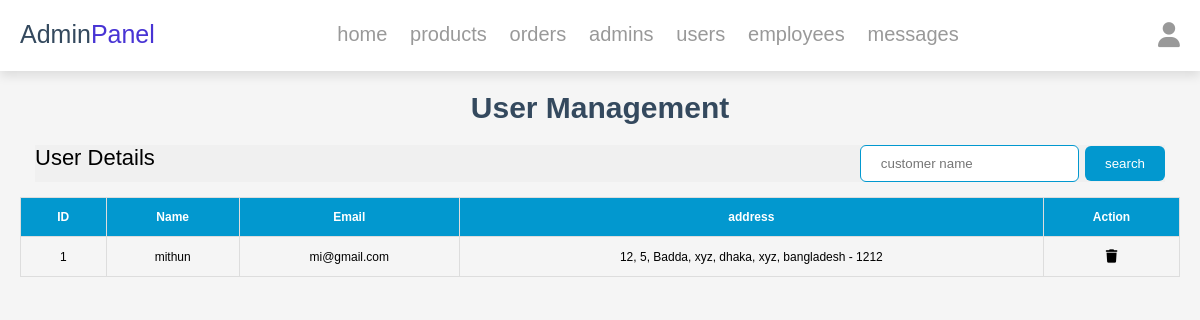
/admin/users_accounts.php (signed in), run on the app's committed database.
### tables this page shows
CREATE TABLE `users` (
  `id` int(100) NOT NULL,
  `name` varchar(20) NOT NULL,
  `email` varchar(50) NOT NULL,
  `number` varchar(10) NOT NULL,
  `password` varchar(50) NOT NULL,
  `address` varchar(500) NOT NULL
);

### admin/users_accounts.php (the view, shortened to what this page needs)
<?php
include '../components/connect.php';
?>
<!DOCTYPE html>
<html lang="en">
<head>
   <link rel="stylesheet" href="https://cdnjs.cloudflare.com/ajax/libs/font-awesome/6.1.1/css/all.min.css">
   <link rel="stylesheet" href="../css/dashboard_style.css">
   <link rel="stylesheet" href="../css/table.css">
</head>
<body>
   <?php include '../components/admin_header.php' ?>
   <section class="accounts">
      <h1 class="heading">User Management</h1>
      <div class="table_header">
         <p>User Details</p>
         <div>
            <input placeholder="customer name">
            <button class="add_new">search</button>
         </div>
      </div>
      <div>
         <table class="table">
            <thead>
               <tr>
                  <th>ID</th>
                  <th>Name</th>
                  <th>Email</th>
                  <th>address</th>
                  <th>Action</th>
               </tr>
            </thead>
            <tbody>
               <?php
               $select_account = $conn->prepare("SELECT * FROM `users`");
               $select_account->execute();
               if ($select_account->rowCount() > 0) {
                  while ($fetch_accounts = $select_account->fetch(PDO::FETCH_ASSOC)) {
               ?>
                     <tr>
                        <td><span><?= $fetch_accounts['id']; ?></span></td>
                        <td><span><?= $fetch_accounts['name']; ?></td>
                        <td><span><?= $fetch_accounts['email']; ?></td>
                        <td><span><?= $fetch_accounts['address']; ?></td>
                        <td><a href="users_accounts.php?delete=<?= $fetch_accounts['id']; ?>" onclick="return confirm('delete this account?');"><button><i class="fa-solid fa-trash"></i></button></a></td>
                     </tr>
               <?php
                  }
               } else {
                  echo '<p class="empty">no accounts available</p>';
               }
               ?>
            </tbody>
         </table>
      </div>
   </section>
</body>
</html>

### css/dashboard_style.css (style rules this page uses)
:root { --main-color: #4834d4; --red: #e74c3c; --orange: #f39c12; --black: #34495e; --white: #fff; --light-bg: #f5f5f5; --light-color: #999; --border: .2rem solid var(--white); --box-shadow: 0 .5rem 1rem rgba(0, 0, 0, .1); }
* { font-family: 'Montserrat', sans-serif; margin: 0; padding: 0; box-sizing: border-box; text-decoration: none; outline: none; border: none; }
.table { width: 100%; border-collapse: collapse; }
button { outline: none; border: none; border-radius: 6px; cursor: pointer; }
.add_new { padding: 10px 20px; color: #ffffff; background-color: aqua; }
.table td, .table th { padding: 12px 15px; border: 1px solid #ddd; text-align: center; font-size: 16px; }
.table th { background-color: darkblue; color: #ffffff; }
html { font-size: 62.5%; overflow-x: hidden; }
body { background-color: var(--light-bg); }
section { max-width: 1200px; margin: 0 auto; padding: 2rem; }
.heading { text-align: center; margin-bottom: 2rem; text-transform: capitalize; color: var(--black); font-size: 3rem; }

### css/table.css (style rules this page uses)
* { box-sizing: border-box; font-family: 'Anton', sans-serif; }
html { font-family: 'Anton', sans-serif; }
.table { width: 100%; border-collapse: collapse; overflow: scroll; }
.table_header { display: flex; font-size: 22px; justify-content: space-between; margin: 15px; text-align: center; background-color: rgb(240, 240, 240); }
button { outline: none; border: none; border-radius: 6px; cursor: pointer; }
.add_new { padding: 10px 20px; color: #ffffff; background-color: #0298cf; }
input { padding: 10px 20px; outline: none; border-radius: 6px; border: 1px solid #0298cf; }
.table td, .table th { padding: 12px 15px; border: 1px solid #ddd; text-align: center; font-size: 12px; }
td a { padding: 6px; }
.table th { background-color: #0298cf; color: #ffffff; }

### data on the page
users: id "1", name "mithun", email "mi@gmail.com", address "12, 5, Badda, xyz, dhaka, xyz, bangladesh - 1212"
